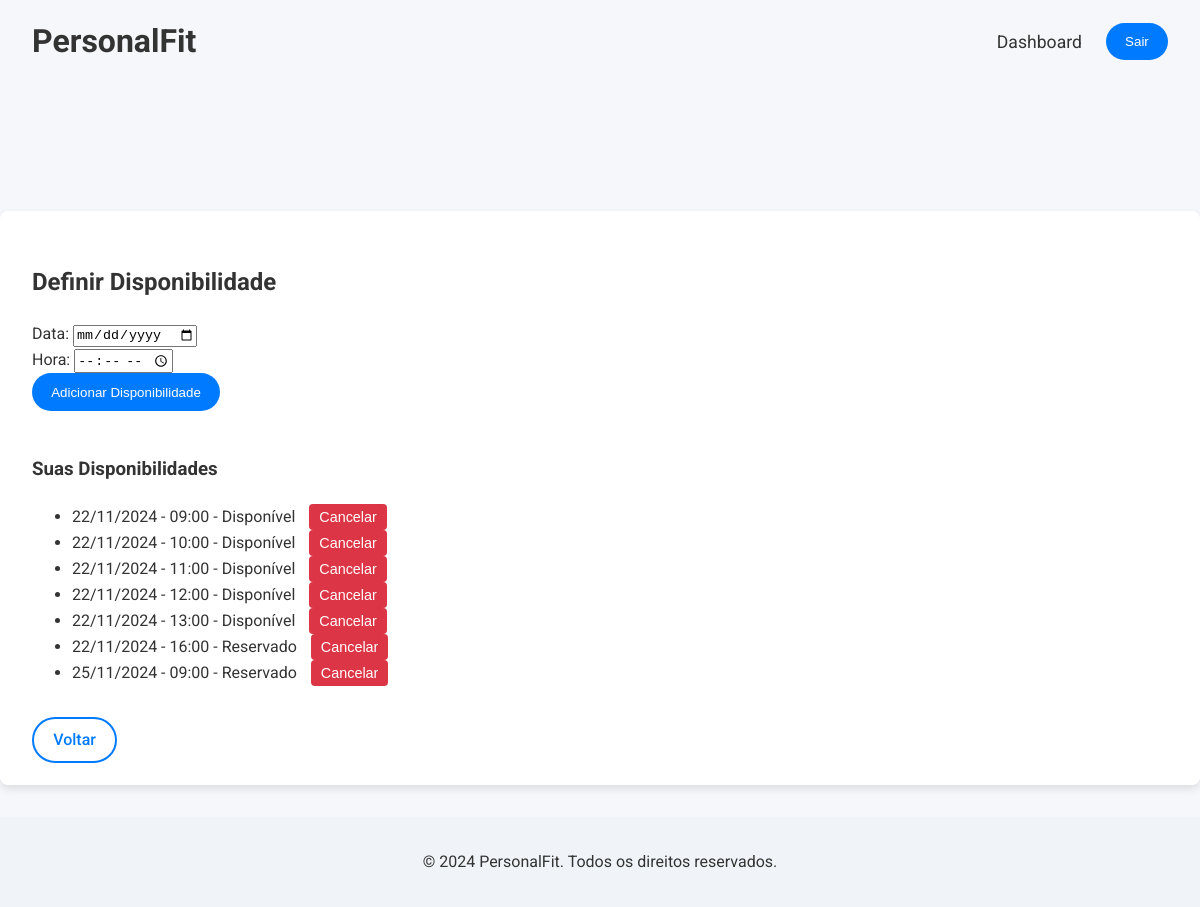
/teacher-dashboard/define-availability/ (signed in), run on the app's committed database.
### pe_evaluation/models.py (models this page shows, shortened)
class Availability(models.Model):
    teacher = models.ForeignKey(User, on_delete=models.CASCADE, related_name='availabilities')
    date = models.DateField()
    time = models.TimeField()
    is_booked = models.BooleanField(default=False)

### pe_evaluation/views.py (the view)
# urls.py: path('teacher-dashboard/define-availability/', views.define_availability, name='define_availability'),
@login_required
@user_passes_test(is_teacher)
def define_availability(request):
    if request.method == 'POST':
        date = request.POST.get('date')
        time = request.POST.get('time')
        Availability.objects.create(teacher=request.user, date=date, time=time)
        messages.success(request, 'Disponibilidade adicionada com sucesso!')
        return redirect('define_availability')
    availabilities = Availability.objects.filter(teacher=request.user).order_by('date', 'time')
    return render(request, 'define_availability.html', {'availabilities': availabilities})

### pe_evaluation/views.py (called while the page is built)
def is_teacher(user):
    return user.is_authenticated and (user.is_staff or user.is_superuser)

### pe_evaluation/templates/define_availability.html (shortened to what this page needs)
{% extends 'base.html' %}
{% block content %}
<div class="container">
    <h2>Definir Disponibilidade</h2>
    <form method="post">
        <div class="form-group">
            <label for="id_date">Data:</label>
            <input type="date" name="date" id="id_date" class="form-control" required>
        </div>
        <div class="form-group">
            <label for="id_time">Hora:</label>
            <input type="time" name="time" id="id_time" class="form-control" required>
        </div>
        <button type="submit" class="btn">Adicionar Disponibilidade</button>
    </form>
    <br>
    <h3>Suas Disponibilidades</h3>
    <div class="availability-list">
        {% if availabilities %}
            <ul>
                {% for availability in availabilities %}
                    <li>
                        {{ availability.date|date:"d/m/Y" }} - {{ availability.time|time:"H:i" }} -
                        {% if availability.is_booked %}
                            Reservado
                        {% else %}
                            Disponível
                        {% endif %}
                        <form method="post" action="{% url 'delete_availability' availability.id %}" style="display:inline;">
                            <button type="submit" class="btn btn-small btn-danger">Cancelar</button>
                        </form>
                    </li>
                {% endfor %}
            </ul>
        {% else %}
            <p>Você ainda não definiu nenhuma disponibilidade.</p>
        {% endif %}
    </div>
    <br>
    <a href="{% url 'teacher_dashboard' %}" class="btn-outline">Voltar</a>
</div>
{% endblock %}

### pe_evaluation/static/css/style.css (style rules this page uses)
body { margin: 0; font-family: 'Roboto', sans-serif; color: #333; line-height: 1.6; background-color: #f5f7fa; display: flex; flex-direction: column; min-height: 100vh; }
.btn { background-color: #007BFF; color: #fff; padding: 0.7rem 1.2rem; border: none; border-radius: 50px; cursor: pointer; text-decoration: none; font-weight: 500; transition: background-color 0.3s; }
.btn-outline { background-color: transparent; color: #007BFF; border: 2px solid #007BFF; border-radius: 50px; padding: 0.7rem 1.2rem; text-decoration: none; font-weight: 500; }
.container { max-width: 1200px; margin: 8rem auto 2rem auto; padding: 2rem; background: #fff; border-radius: 8px; box-shadow: 0 4px 8px rgba(0, 0, 0, 0.1); }
.btn-danger { background-color: #dc3545; color: #fff; }
.availability-list form { display: inline; margin-left: 10px; }
.btn-small { padding: 5px 10px; font-size: 0.9em; border-radius: 4px; }

### data on the page
Availability: date "22/11/2024", time "09:00", is_booked "Disponível"
Availability: date "22/11/2024", time "10:00", is_booked "Disponível"
Availability: date "22/11/2024", time "11:00", is_booked "Disponível"
Availability: date "22/11/2024", time "12:00", is_booked "Disponível"
Availability: date "22/11/2024", time "13:00", is_booked "Disponível"
Availability: date "22/11/2024", time "16:00", is_booked "Reservado"
Availability: date "25/11/2024", time "09:00", is_booked "Reservado"
